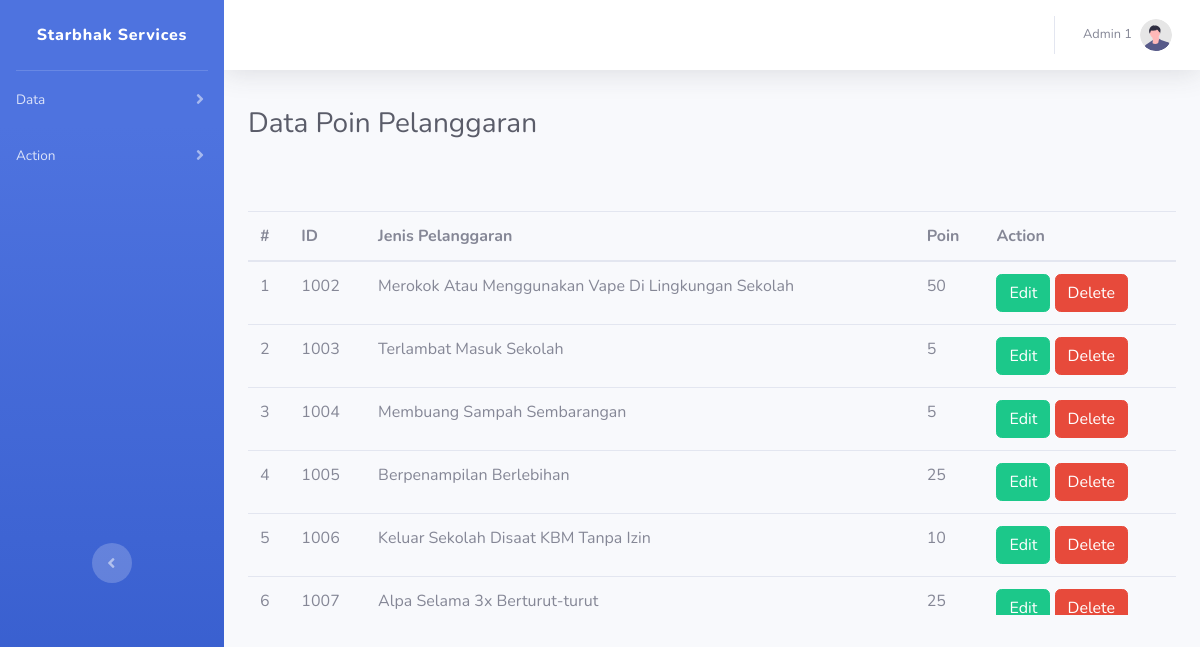
The app's page /dashboard/dashboard2.php (signed in) with its own data.
### tables this page shows
CREATE TABLE `pelanggaran` (
  `id` int(255) NOT NULL,
  `deskripsi` text NOT NULL,
  `poin_pelanggaran` int(255) NOT NULL
);

### dashboard/dashboard2.php (the view, shortened to what this page needs)
<!DOCTYPE html>
<html lang="en">
<head>
    <link href="vendor/fontawesome-free/css/all.min.css" rel="stylesheet" type="text/css">
    <link href="css/sb-admin-2.min.css" rel="stylesheet">
</head>
<body id="page-top">
    <div id="wrapper">
        <ul class="navbar-nav bg-gradient-primary sidebar sidebar-dark accordion" id="accordionSidebar">
            <a class="sidebar-brand d-flex align-items-center justify-content-center" href="index.html">
                <div class="sidebar-brand-text mx-3" style="text-transform: none;">Starbhak Services</div>
            </a>
            <hr class="sidebar-divider my-0">
            <li class="nav-item">
                <a class="nav-link collapsed" href="#" data-toggle="collapse" data-target="#collapseTwo"
                    aria-expanded="true" aria-controls="collapseTwo">
                    <span>Data</span>
                </a>
            </li>
            <li class="nav-item">
                <a class="nav-link collapsed" href="#" data-toggle="collapse" data-target="#collapseUtilities"
                    aria-expanded="true" aria-controls="collapseUtilities">
                    <span>Action</span>
                </a>
            </li>
            <br><br><br><br><br><br><br><br><br><br><br><br><br><br><br>
            <div class="text-center d-none d-md-inline">
                <button class="rounded-circle border-0" id="sidebarToggle"></button>
            </div>
        </ul>
        <div id="content-wrapper" class="d-flex flex-column">
            <div id="content">
                <nav class="navbar navbar-expand navbar-light bg-white topbar mb-4 static-top shadow">
                    <ul class="navbar-nav ml-auto">
                        <li class="nav-item dropdown no-arrow">
                            <a class="nav-link dropdown-toggle" href="#" id="userDropdown" role="button"
                                data-toggle="dropdown" aria-haspopup="true" aria-expanded="false">
                                <span class="mr-2 d-none d-lg-inline text-gray-600 small">Admin 1</span>
                                <img class="img-profile rounded-circle"
                                    src="img/undraw_profile.svg">
                            </a>
                        </li>
                    </ul>
                </nav>
                <div class="container-fluid">
                    <h1 class="h3 mb-4 text-gray-800" style="margin-top: 4%;">Data Poin Pelanggaran</h1>
                    <div class="bungkus" style="width: auto; height:450px; overflow: auto; ">
                        <table class="table table-hover" style="margin-top: 5%;">
                            <thead>
                                <tr>
                                    <th scope="col">#</th>
                                    <th scope="col">ID</th>
                                    <th scope="col">Jenis Pelanggaran</th>
                                    <th scope="col">Poin</th>
                                    <th scope="col">Action</th>
                                </tr>
                            </thead>
                            <tbody>
                            <?php
                            $i = 1;
                            include 'conn.php';
                            $sql = "SELECT * FROM pelanggaran";
                            $query = mysqli_query($conn,$sql);
                            while($value = mysqli_fetch_assoc($query)){
                            echo"
                            <tr>
                                <td>$i</td>
                                <td>$value[id]</td>
                                <td>$value[deskripsi]</td>
                                <td>$value[poin_pelanggaran]</td>
                                <td>
                                    <a href='editform2.php?id=".$value['id']."' style='color: #fff;'> <button type='button' class='btn btn-success'>Edit</button></a>
                                    <a href='delete2.php?id=".$value['id']."' style='color: #fff;'> <button type='button' class='btn btn-danger'>Delete</button></a>
                                </td>
                            </tr>";
                            $i++;
                        }
                    ?>
                        </table>
                    </div>
                </div>
            </div>
        </div>
    </div>
</body>
</html>

### records on screen
pelanggaran: id "1002", deskripsi "Merokok Atau Menggunakan Vape Di Lingkungan Sekolah", poin_pelanggaran "50"
pelanggaran: id "1003", deskripsi "Terlambat Masuk Sekolah", poin_pelanggaran "5"
pelanggaran: id "1004", deskripsi "Membuang Sampah Sembarangan", poin_pelanggaran "5"
pelanggaran: id "1005", deskripsi "Berpenampilan Berlebihan", poin_pelanggaran "25"
pelanggaran: id "1006", deskripsi "Keluar Sekolah Disaat KBM Tanpa Izin", poin_pelanggaran "10"
pelanggaran: id "1007", deskripsi "Alpa Selama 3x Berturut-turut", poin_pelanggaran "25"
